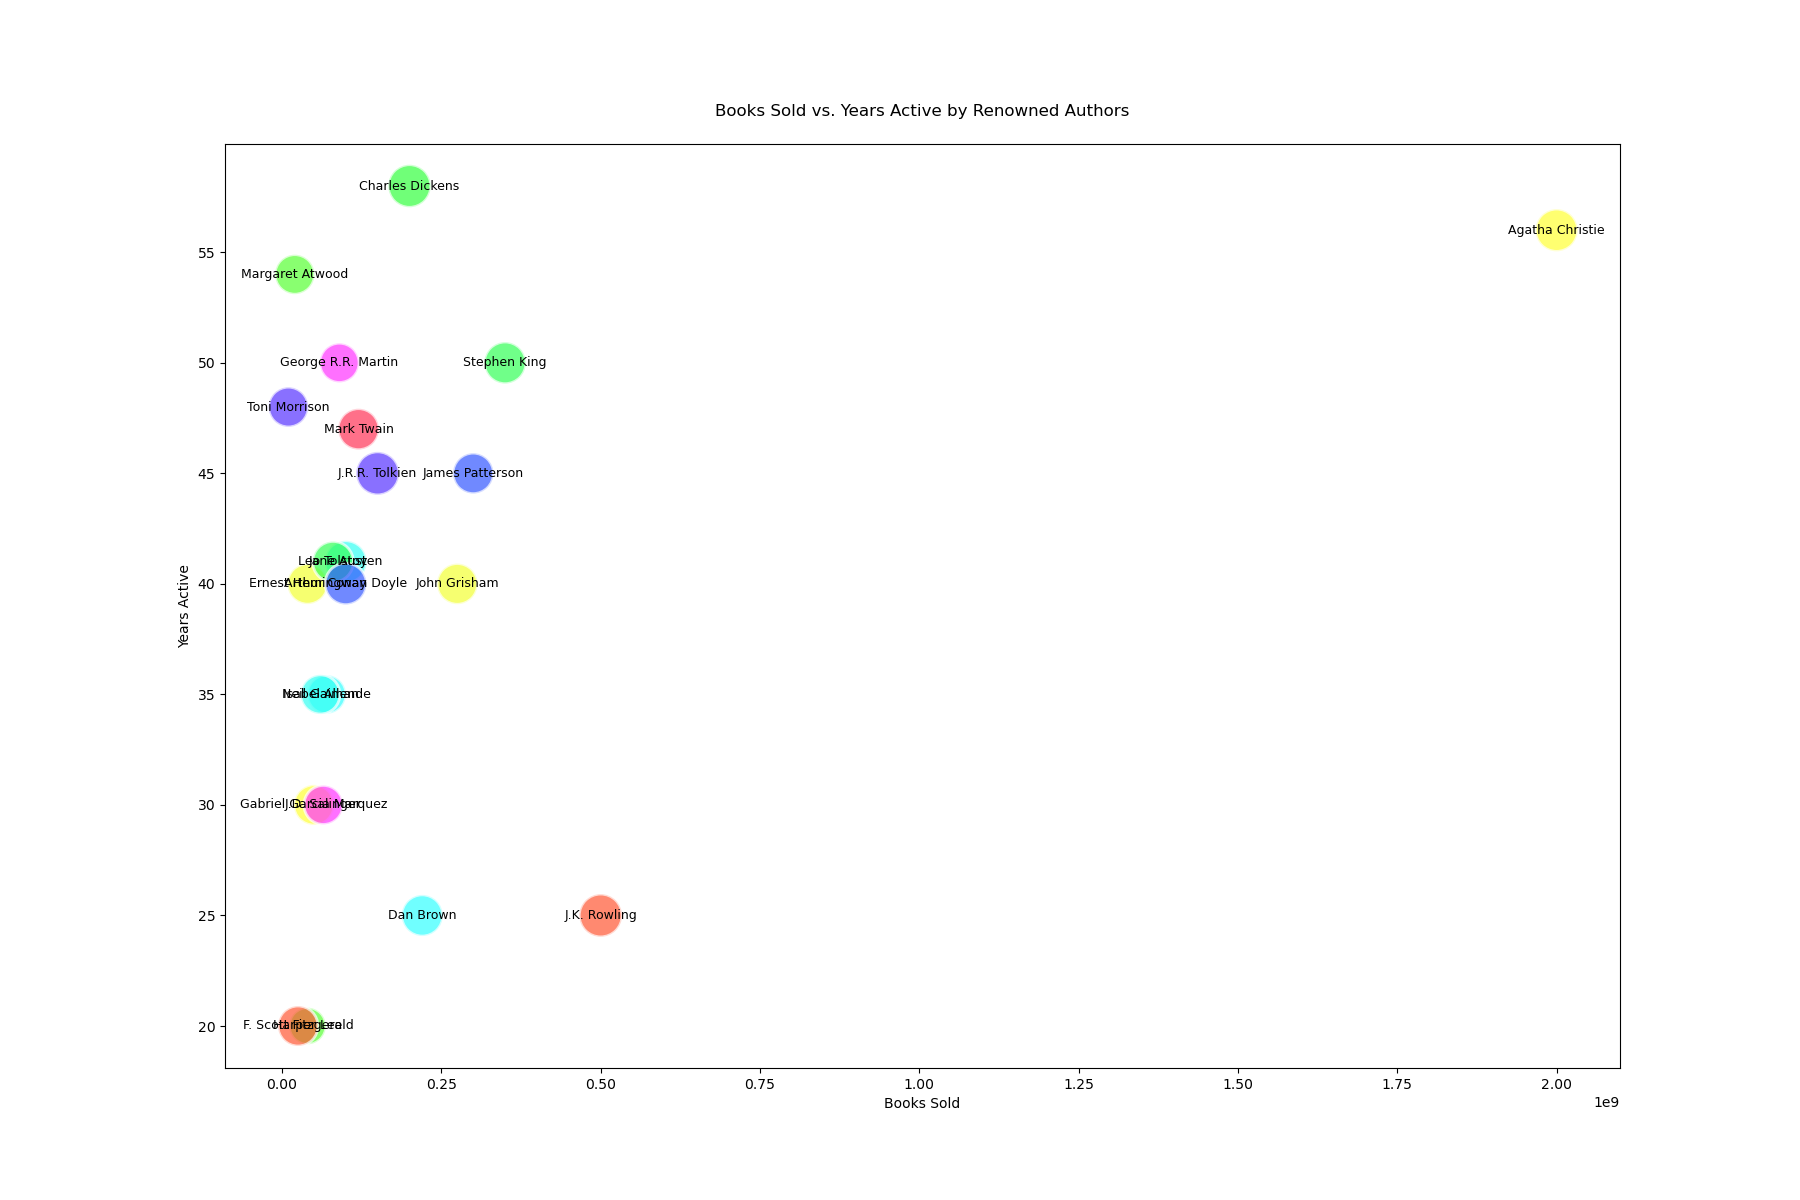

Python code for this plot:

import matplotlib.pyplot as plt

authors = [
    'J.K. Rowling', 'Stephen King', 'James Patterson', 'Agatha Christie', 'George R.R. Martin',
    'Dan Brown', 'J.R.R. Tolkien', 'Harper Lee', 'Ernest Hemingway', 'Jane Austen',
    'Mark Twain', 'Charles Dickens', 'F. Scott Fitzgerald', 'Leo Tolstoy', 'Arthur Conan Doyle',
    'Gabriel Garcia Marquez', 'J.D. Salinger', 'Isabel Allende', 'Toni Morrison', 'Margaret Atwood',
    'John Grisham', 'Neil Gaiman'
]
books_sold = [
    500000000, 350000000, 300000000, 2000000000, 90000000, 220000000, 150000000, 40000000,
    40000000, 100000000, 120000000, 200000000, 25000000, 80000000, 100000000, 50000000,
    65000000, 70000000, 10000000, 20000000, 275000000, 60000000
]
years_active = [
    25, 50, 45, 56, 50, 25, 45, 20, 40, 41, 47, 58, 20, 41, 40, 30, 30, 35, 48, 54, 40, 35
]
popularity = [
    95, 90, 85, 93, 80, 88, 96, 70, 85, 92, 87, 94, 83, 86, 89, 84, 79, 78, 82, 81, 86, 80
]

bubble_size = [pop * 10 for pop in popularity]

plt.figure(figsize=(18, 12))

plt.scatter(books_sold, years_active, s=bubble_size,
            color=['#FF5733', '#33FF57', '#3357FF', '#FFFF33', '#FF33FF', '#33FFFF', '#5733FF', '#57FF33', '#F3FF33', '#33FFF3', '#FF3357', '#33FF3F', 
                   '#FF5733', '#33FF57', '#3357FF', '#FFFF33', '#FF33FF', '#33FFFF', '#5733FF', '#57FF33', '#F3FF33', '#33FFF3'],
            alpha=0.7, edgecolors='w', linewidth=2)

plt.title('Books Sold vs. Years Active by Renowned Authors', pad=20)
plt.xlabel('Books Sold')
plt.ylabel('Years Active')

for i, author in enumerate(authors):
    plt.text(books_sold[i], years_active[i], author, ha='center', va='center', fontsize=9)

plt.show()
